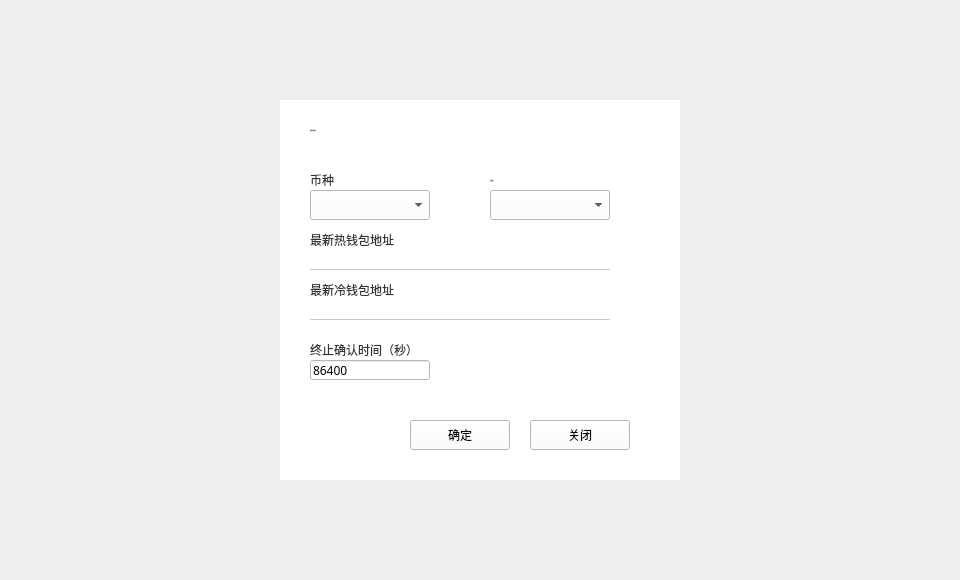
<?xml version="1.0" encoding="UTF-8"?>
<ui version="4.0">
 <class>ChangeCrosschainAddressDialog</class>
 <widget class="QDialog" name="ChangeCrosschainAddressDialog">
  <property name="geometry">
   <rect>
    <x>0</x>
    <y>0</y>
    <width>960</width>
    <height>580</height>
   </rect>
  </property>
  <property name="windowTitle">
   <string>Dialog</string>
  </property>
  <widget class="QWidget" name="widget" native="true">
   <property name="geometry">
    <rect>
     <x>0</x>
     <y>0</y>
     <width>960</width>
     <height>580</height>
    </rect>
   </property>
   <property name="font">
    <font>
     <family>Microsoft YaHei UI Light</family>
     <weight>75</weight>
     <bold>true</bold>
    </font>
   </property>
   <widget class="QWidget" name="containerWidget" native="true">
    <property name="geometry">
     <rect>
      <x>280</x>
      <y>100</y>
      <width>400</width>
      <height>380</height>
     </rect>
    </property>
    <property name="font">
     <font>
      <family>微软雅黑</family>
      <weight>50</weight>
      <bold>false</bold>
     </font>
    </property>
    <property name="styleSheet">
     <string notr="true">background-color: rgb(255, 255, 255);</string>
    </property>
    <widget class="QToolButton" name="closeBtn">
     <property name="geometry">
      <rect>
       <x>250</x>
       <y>320</y>
       <width>100</width>
       <height>30</height>
      </rect>
     </property>
     <property name="font">
      <font>
       <family>Microsoft YaHei UI Light</family>
       <weight>50</weight>
       <bold>false</bold>
      </font>
     </property>
     <property name="cursor">
      <cursorShape>PointingHandCursor</cursorShape>
     </property>
     <property name="styleSheet">
      <string notr="true"/>
     </property>
     <property name="text">
      <string>关闭</string>
     </property>
    </widget>
    <widget class="QLabel" name="label">
     <property name="geometry">
      <rect>
       <x>30</x>
       <y>20</y>
       <width>200</width>
       <height>20</height>
      </rect>
     </property>
     <property name="font">
      <font>
       <family>微软雅黑</family>
       <pointsize>-1</pointsize>
       <weight>50</weight>
       <italic>false</italic>
       <bold>false</bold>
      </font>
     </property>
     <property name="styleSheet">
      <string notr="true">QLabel{font:  14px &quot;微软雅黑&quot;;color: rgb(51, 51, 51);}

</string>
     </property>
     <property name="text">
      <string>变更多签地址</string>
     </property>
     <property name="alignment">
      <set>Qt::AlignLeading|Qt::AlignLeft|Qt::AlignVCenter</set>
     </property>
    </widget>
    <widget class="QLabel" name="label_2">
     <property name="geometry">
      <rect>
       <x>30</x>
       <y>70</y>
       <width>120</width>
       <height>20</height>
      </rect>
     </property>
     <property name="styleSheet">
      <string notr="true">QLabel{font:  12px &quot;微软雅黑&quot;;color: rgb(51, 51, 51);}

</string>
     </property>
     <property name="text">
      <string>币种</string>
     </property>
    </widget>
    <widget class="QComboBox" name="accountComboBox">
     <property name="geometry">
      <rect>
       <x>210</x>
       <y>90</y>
       <width>120</width>
       <height>30</height>
      </rect>
     </property>
     <property name="font">
      <font>
       <family>微软雅黑</family>
       <weight>50</weight>
       <bold>false</bold>
      </font>
     </property>
     <property name="focusPolicy">
      <enum>Qt::NoFocus</enum>
     </property>
     <property name="styleSheet">
      <string notr="true"/>
     </property>
    </widget>
    <widget class="QLabel" name="label_3">
     <property name="geometry">
      <rect>
       <x>210</x>
       <y>70</y>
       <width>120</width>
       <height>20</height>
      </rect>
     </property>
     <property name="font">
      <font>
       <family>微软雅黑</family>
       <pointsize>-1</pointsize>
       <weight>50</weight>
       <italic>false</italic>
       <bold>false</bold>
      </font>
     </property>
     <property name="styleSheet">
      <string notr="true">QLabel{font:  12px &quot;微软雅黑&quot;;color: rgb(51, 51, 51);}

</string>
     </property>
     <property name="text">
      <string>发起账户</string>
     </property>
     <property name="alignment">
      <set>Qt::AlignLeading|Qt::AlignLeft|Qt::AlignVCenter</set>
     </property>
    </widget>
    <widget class="QToolButton" name="okBtn">
     <property name="geometry">
      <rect>
       <x>130</x>
       <y>320</y>
       <width>100</width>
       <height>30</height>
      </rect>
     </property>
     <property name="font">
      <font>
       <family>Microsoft YaHei UI Light</family>
       <weight>50</weight>
       <bold>false</bold>
      </font>
     </property>
     <property name="cursor">
      <cursorShape>PointingHandCursor</cursorShape>
     </property>
     <property name="styleSheet">
      <string notr="true"/>
     </property>
     <property name="text">
      <string>确定</string>
     </property>
    </widget>
    <widget class="QComboBox" name="assetComboBox">
     <property name="geometry">
      <rect>
       <x>30</x>
       <y>90</y>
       <width>120</width>
       <height>30</height>
      </rect>
     </property>
     <property name="font">
      <font>
       <family>微软雅黑</family>
       <weight>50</weight>
       <bold>false</bold>
      </font>
     </property>
     <property name="focusPolicy">
      <enum>Qt::NoFocus</enum>
     </property>
     <property name="styleSheet">
      <string notr="true"/>
     </property>
    </widget>
    <widget class="QLabel" name="label_5">
     <property name="geometry">
      <rect>
       <x>30</x>
       <y>130</y>
       <width>200</width>
       <height>20</height>
      </rect>
     </property>
     <property name="styleSheet">
      <string notr="true">QLabel{font:  12px &quot;微软雅黑&quot;;color: rgb(51, 51, 51);}

</string>
     </property>
     <property name="text">
      <string>最新热钱包地址</string>
     </property>
    </widget>
    <widget class="QLabel" name="hotAddressLabel">
     <property name="geometry">
      <rect>
       <x>30</x>
       <y>150</y>
       <width>300</width>
       <height>20</height>
      </rect>
     </property>
     <property name="styleSheet">
      <string notr="true">QLabel{border-top:none;border-left:none;border-right:none;border-bottom:1px solid rgb(192,202,212);font: 12px &quot;微软雅黑 Light&quot;;color: rgb(192,202,212);padding:0px 0px 0px 5px;}</string>
     </property>
     <property name="text">
      <string/>
     </property>
     <property name="textInteractionFlags">
      <set>Qt::LinksAccessibleByMouse|Qt::TextSelectableByMouse</set>
     </property>
    </widget>
    <widget class="QLabel" name="coldAddressLabel">
     <property name="geometry">
      <rect>
       <x>30</x>
       <y>200</y>
       <width>300</width>
       <height>20</height>
      </rect>
     </property>
     <property name="styleSheet">
      <string notr="true">QLabel{border-top:none;border-left:none;border-right:none;border-bottom:1px solid rgb(192,202,212);font: 12px &quot;微软雅黑 Light&quot;;color: rgb(192,202,212);padding:0px 0px 0px 5px;}</string>
     </property>
     <property name="text">
      <string/>
     </property>
     <property name="textInteractionFlags">
      <set>Qt::LinksAccessibleByMouse|Qt::TextSelectableByMouse</set>
     </property>
    </widget>
    <widget class="QLabel" name="label_6">
     <property name="geometry">
      <rect>
       <x>30</x>
       <y>180</y>
       <width>200</width>
       <height>20</height>
      </rect>
     </property>
     <property name="styleSheet">
      <string notr="true">QLabel{font:  12px &quot;微软雅黑&quot;;color: rgb(51, 51, 51);}

</string>
     </property>
     <property name="text">
      <string>最新冷钱包地址</string>
     </property>
    </widget>
    <widget class="QLineEdit" name="timeLineEdit">
     <property name="geometry">
      <rect>
       <x>30</x>
       <y>260</y>
       <width>120</width>
       <height>20</height>
      </rect>
     </property>
     <property name="text">
      <string>86400</string>
     </property>
    </widget>
    <widget class="QLabel" name="label_7">
     <property name="geometry">
      <rect>
       <x>30</x>
       <y>240</y>
       <width>120</width>
       <height>20</height>
      </rect>
     </property>
     <property name="styleSheet">
      <string notr="true">QLabel{font:  12px &quot;微软雅黑&quot;;color: rgb(51, 51, 51);}

</string>
     </property>
     <property name="text">
      <string>终止确认时间（秒）</string>
     </property>
    </widget>
   </widget>
  </widget>
 </widget>
 <resources/>
 <connections/>
</ui>
